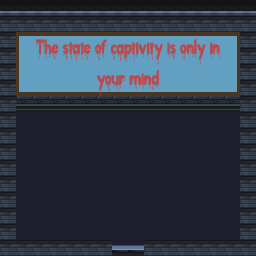

This is a level from a 2D game, rendered from its Tiled map with the project's own tilesets. A one-line summary and the complete map file follow:
An orthogonal 16x16 tile map with 16x16 px tiles, 2 tile layers (Enviroment, Furniture), 3 tilesets and 6 objects (4x NonInteractableImpl, LockedUnpickable, SimpleDoor).

<map version="1.7" tiledversion="1.11.0" orientation="orthogonal" renderorder="right-down" width="16" height="16" tilewidth="16" tileheight="16" infinite="0" nextlayerid="5" nextobjectid="7">
 <tileset firstgid="1" source="../tilesets/Enviroment2.tsx" />
 <tileset firstgid="101" source="../tilesets/Enviroment.tsx" />
 <tileset firstgid="726" source="../tilesets/mirror.tsx" />
 <layer id="1" name="Enviroment" width="16" height="16">
  <data encoding="csv">
102,102,102,102,102,102,102,102,102,102,102,102,102,102,102,102,
127,127,127,127,127,127,127,127,127,127,127,127,127,127,127,127,
127,127,127,127,127,127,127,127,127,127,127,127,127,127,127,127,
127,127,127,152,152,152,152,152,152,152,152,152,152,152,152,127,
127,127,127,127,2,2,2,2,2,2,2,2,2,2,2,127,
127,127,2,2,2,2,2,2,2,2,2,2,2,2,2,127,
127,152,152,152,152,152,152,152,152,152,152,152,152,152,152,127,
127,2,2,2,2,2,2,2,2,2,2,2,2,2,2,127,
127,2,2,2,2,2,2,2,2,2,2,2,2,2,2,127,
127,2,2,2,2,2,2,2,2,2,2,2,2,2,2,127,
127,2,2,2,2,2,2,2,2,2,2,2,2,2,2,127,
127,2,2,2,2,2,2,2,2,2,2,2,2,2,2,127,
127,2,2,2,2,2,2,2,2,2,2,2,2,2,2,127,
127,2,2,2,2,2,2,2,2,2,2,2,2,2,2,127,
127,2,2,2,2,2,2,2,2,2,2,2,2,2,2,127,
127,127,127,127,127,127,127,2,2,127,127,127,127,127,127,127
</data>
 </layer>
 <layer id="2" name="Furniture" width="16" height="16">
  <data encoding="csv">
0,0,0,0,0,0,0,0,0,0,0,0,0,0,0,0,
0,0,0,0,0,0,0,0,0,0,0,0,0,0,0,0,
0,726,727,728,729,730,731,732,733,734,735,736,737,738,739,0,
0,740,741,742,743,744,745,746,747,748,749,750,751,752,753,0,
0,754,755,756,757,758,759,760,761,762,763,764,765,766,767,0,
0,768,769,770,771,772,773,774,775,776,777,778,779,780,781,0,
0,0,0,0,0,0,0,0,0,0,0,0,0,0,0,0,
0,0,0,0,0,0,0,0,0,0,0,0,0,0,0,0,
0,0,0,0,0,0,0,0,0,0,0,0,0,0,0,0,
0,0,0,0,0,0,0,0,0,0,0,0,0,0,0,0,
0,0,0,0,0,0,0,0,0,0,0,0,0,0,0,0,
0,0,0,0,0,0,0,0,0,0,0,0,0,0,0,0,
0,0,0,0,0,0,0,0,0,0,0,0,0,0,0,0,
0,0,0,0,0,0,0,0,0,0,0,0,0,0,0,0,
0,0,0,0,0,0,0,0,0,0,0,0,0,0,0,0,
0,0,0,0,0,0,0,427,427,0,0,0,0,0,0,0
</data>
 </layer>
 <objectgroup id="3" name="Objects">
  <object id="1" name="Mirror" type="LockedUnpickable" x="16" y="32" width="224" height="80">
   <properties>
    <property name="Reward" value="dummy" />
    <property name="keyItem_id" type="int" value="5" />
   </properties>
  </object>
  <object id="2" name="Wall" type="NonInteractableImpl" x="0" y="112" width="16" height="144" />
  <object id="3" name="Wall" type="NonInteractableImpl" x="15.0277" y="241.468" width="97.3384" height="14.0031" />
  <object id="4" name="Wall" type="NonInteractableImpl" x="144" y="240" width="96" height="16" />
  <object id="5" name="Wall" type="NonInteractableImpl" x="240" y="112" width="16" height="144" />
 </objectgroup>
 <objectgroup id="4" name="Doors">
  <object id="6" name="Door" type="SimpleDoor" x="112" y="245.566" width="32" height="6.48923">
   <properties>
    <property name="DestX" type="int" value="60" />
    <property name="DestY" type="int" value="70" />
    <property name="Destination" value="archive" />
   </properties>
  </object>
 </objectgroup>
</map>
